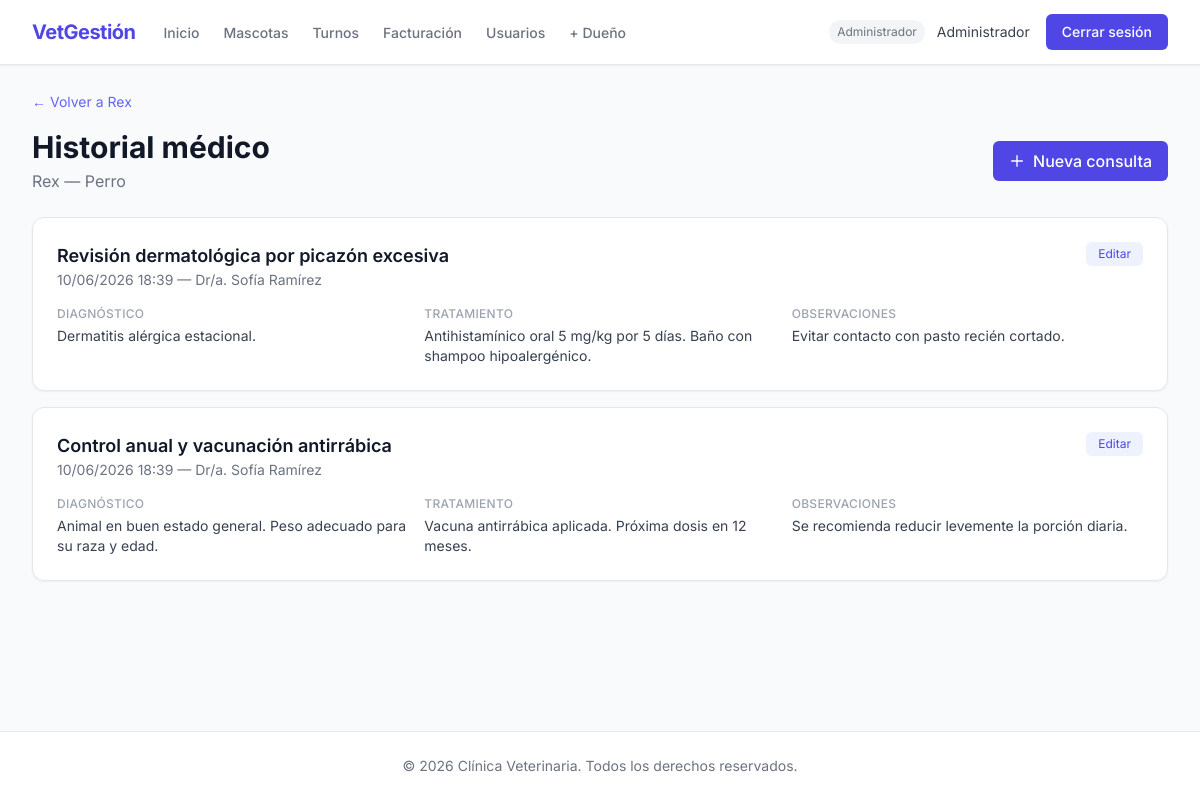
The app's page /historial/mascota/1/ (signed in) with its own data.
### apps/usuarios/models.py (models this page shows, shortened)
class Usuario(AbstractUser):
    ROL_ADMIN = 'admin'
    ROL_VETERINARIO = 'veterinario'
    ROL_RECEPCIONISTA = 'recepcionista'
    ROL_DUENO = 'dueno'
    ROLES = [
        (ROL_ADMIN, 'Administrador'),
        (ROL_VETERINARIO, 'Veterinario'),
        (ROL_RECEPCIONISTA, 'Recepcionista'),
        (ROL_DUENO, 'Dueño'),
    ]
    rol = models.CharField(max_length=20, choices=ROLES, default=ROL_DUENO, verbose_name='Rol')
    telefono = models.CharField(max_length=20, blank=True, verbose_name='Teléfono')
    class Meta:
        verbose_name = 'usuario'
        verbose_name_plural = 'usuarios'
    def es_admin(self) -> bool:
        return self.rol == self.ROL_ADMIN
    def es_veterinario(self) -> bool:
        return self.rol == self.ROL_VETERINARIO
    def es_dueno(self) -> bool:
        return self.rol == self.ROL_DUENO
    def puede_crear_dueno(self) -> bool:
        return self.rol in [self.ROL_ADMIN, self.ROL_VETERINARIO, self.ROL_RECEPCIONISTA]

### apps/mascotas/models.py (models this page shows, shortened)
class Mascota(models.Model):
    ESPECIE_PERRO = 'perro'
    ESPECIE_GATO = 'gato'
    ESPECIE_AVE = 'ave'
    ESPECIE_OTRO = 'otro'
    ESPECIES = [
        (ESPECIE_PERRO, 'Perro'),
        (ESPECIE_GATO, 'Gato'),
        (ESPECIE_AVE, 'Ave'),
        (ESPECIE_OTRO, 'Otro'),
    ]
    nombre = models.CharField(max_length=100, verbose_name='Nombre')
    especie = models.CharField(max_length=20, choices=ESPECIES, verbose_name='Especie')
    raza = models.CharField(max_length=100, blank=True, verbose_name='Raza')
    fecha_nacimiento = models.DateField(
        validators=[validar_fecha_no_futura],
        verbose_name='Fecha de nacimiento',
    )
    foto = models.ImageField(
        upload_to=ruta_foto_mascota,
        blank=True,
        null=True,
        verbose_name='Foto',
    )
    peso = models.DecimalField(max_digits=5, decimal_places=2, verbose_name='Peso (kg)')
    dueno = models.ForeignKey(
        Usuario,
        on_delete=models.CASCADE,
        related_name='mascotas',
        limit_choices_to={'rol': Usuario.ROL_DUENO},
        verbose_name='Dueño',
    )
    fecha_registro = models.DateTimeField(auto_now_add=True, verbose_name='Fecha de registro')
    class Meta:
        verbose_name = 'mascota'
        verbose_name_plural = 'mascotas'
        ordering = ['nombre']

### apps/historial/models.py (models this page shows, shortened)
class ConsultaMedica(models.Model):
    mascota = models.ForeignKey(
        Mascota,
        on_delete=models.CASCADE,
        related_name='consultas',
        verbose_name='Mascota',
    )
    veterinario = models.ForeignKey(
        Usuario,
        on_delete=models.SET_NULL,
        null=True,
        related_name='consultas_realizadas',
        limit_choices_to={'rol': Usuario.ROL_VETERINARIO},
        verbose_name='Veterinario',
    )
    fecha = models.DateTimeField(auto_now_add=True, verbose_name='Fecha')
    motivo = models.CharField(max_length=255, verbose_name='Motivo de consulta')
    diagnostico = models.TextField(verbose_name='Diagnóstico')
    tratamiento = models.TextField(verbose_name='Tratamiento')
    observaciones = models.TextField(blank=True, verbose_name='Observaciones')
    class Meta:
        verbose_name = 'consulta médica'
        verbose_name_plural = 'consultas médicas'
        ordering = ['-fecha']

### apps/historial/views.py (the view)
# urls.py: path('mascota/<int:mascota_pk>/', views.HistorialMascota.as_view(), name='historial_mascota'),
class HistorialMascota(LoginRequiredMixin, ListView):
    template_name = 'historial/lista.html'
    context_object_name = 'consultas'
    def get_mascota(self):
        mascota_pk = self.kwargs['mascota_pk']
        usuario = self.request.user
        if usuario.es_dueno():
            return get_object_or_404(Mascota, pk=mascota_pk, dueno=usuario)
        return get_object_or_404(Mascota, pk=mascota_pk)
    def get_queryset(self):
        return ConsultaMedica.objects.filter(
            mascota=self.get_mascota()
        ).select_related('veterinario')
    def get_context_data(self, **kwargs):
        ctx = super().get_context_data(**kwargs)
        ctx['mascota'] = self.get_mascota()
        ctx['consultas_editables'] = {
            c.pk for c in ctx['consultas'] if puede_editar_consulta(c)
        }
        return ctx

### apps/historial/services.py (called while the page is built)
def puede_editar_consulta(consulta: ConsultaMedica) -> bool:
    limite = consulta.fecha + timedelta(hours=LIMITE_EDICION_HORAS)
    return timezone.now() < limite

### templates/historial/lista.html (shortened to what this page needs)
{% extends 'base.html' %}
{% block content %}
<div class="mb-4">
    <a href="{% url 'detalle_mascota' mascota.pk %}" class="text-sm text-indigo-500 hover:underline">← Volver a {{ mascota.nombre }}</a>
</div>
<div class="flex justify-between items-center mb-6">
    <div>
        <h1 class="text-3xl font-bold text-gray-900">Historial médico</h1>
        <p class="text-gray-500 mt-1">{{ mascota.nombre }} — {{ mascota.get_especie_display }}</p>
    </div>
    {% if user.es_admin or user.es_veterinario %}
    <a href="{% url 'crear_consulta' mascota.pk %}" class="bg-indigo-600 text-white px-4 py-2 rounded-md font-medium hover:bg-indigo-700 transition flex items-center gap-2">
        <svg class="w-4 h-4" fill="none" stroke="currentColor" viewBox="0 0 24 24"><path stroke-linecap="round" stroke-linejoin="round" stroke-width="2" d="M12 4v16m8-8H4"/></svg>
        Nueva consulta
    </a>
    {% endif %}
</div>
<div class="space-y-4">
    {% for consulta in consultas %}
    <div class="bg-white rounded-xl border border-gray-200 shadow-sm p-6">
        <div class="flex justify-between items-start mb-4">
            <div>
                <h3 class="font-semibold text-gray-900 text-lg">{{ consulta.motivo }}</h3>
                <p class="text-sm text-gray-500">{{ consulta.fecha|date:"d/m/Y H:i" }} — Dr/a. {{ consulta.veterinario.get_full_name|default:consulta.veterinario.username }}</p>
            </div>
            {% if user.es_admin or user.es_veterinario %}
                {% if consulta.pk in consultas_editables %}
                <a href="{% url 'editar_consulta' consulta.pk %}" class="text-xs bg-indigo-50 text-indigo-600 px-3 py-1 rounded-md hover:bg-indigo-100">
                    Editar
                </a>
                {% else %}
                <span class="text-xs bg-gray-100 text-gray-400 px-3 py-1 rounded-md" title="Solo editable dentro de las 24 horas">
                    Solo lectura
                </span>
                {% endif %}
            {% endif %}
        </div>
        <div class="grid grid-cols-1 md:grid-cols-3 gap-4 text-sm">
            <div>
                <p class="text-xs font-medium text-gray-400 uppercase tracking-wide mb-1">Diagnóstico</p>
                <p class="text-gray-700">{{ consulta.diagnostico }}</p>
            </div>
            <div>
                <p class="text-xs font-medium text-gray-400 uppercase tracking-wide mb-1">Tratamiento</p>
                <p class="text-gray-700">{{ consulta.tratamiento }}</p>
            </div>
            {% if consulta.observaciones %}
            <div>
                <p class="text-xs font-medium text-gray-400 uppercase tracking-wide mb-1">Observaciones</p>
                <p class="text-gray-700">{{ consulta.observaciones }}</p>
            </div>
            {% endif %}
        </div>
    </div>
    {% endfor %}
</div>
{% endblock %}

### templates/includes/navbar.html (shortened to what this page needs)
<nav class="bg-white shadow-sm border-b border-gray-200">
    <div class="max-w-7xl mx-auto px-4 sm:px-6 lg:px-8">
        <div class="flex justify-between h-16">
            <div class="flex">
                <div class="flex-shrink-0 flex items-center">
                    <a href="{% url 'dashboard' %}" class="text-indigo-600 font-bold text-xl tracking-tight">VetGestión</a>
                </div>
                <div class="hidden sm:ml-6 sm:flex sm:space-x-4">
                    {% if user.is_authenticated %}
                        <a href="{% url 'dashboard' %}" class="text-gray-500 hover:text-gray-700 inline-flex items-center px-1 pt-1 border-b-2 border-transparent hover:border-gray-300 text-sm font-medium">
                            Inicio
                        </a>
                        {% if user.es_admin or user.es_veterinario %}
                            <a href="{% url 'lista_mascotas' %}" class="text-gray-500 hover:text-gray-700 inline-flex items-center px-1 pt-1 border-b-2 border-transparent hover:border-gray-300 text-sm font-medium">
                                Mascotas
                            </a>
                        {% endif %}
                        {% if user.es_admin or user.es_recepcionista %}
                            <a href="{% url 'lista_turnos' %}" class="text-gray-500 hover:text-gray-700 inline-flex items-center px-1 pt-1 border-b-2 border-transparent hover:border-gray-300 text-sm font-medium">
                                Turnos
                            </a>
                            <a href="{% url 'lista_facturas' %}" class="text-gray-500 hover:text-gray-700 inline-flex items-center px-1 pt-1 border-b-2 border-transparent hover:border-gray-300 text-sm font-medium">
                                Facturación
                            </a>
                        {% endif %}
                        {% if user.es_admin %}
                            <a href="{% url 'lista_usuarios' %}" class="text-gray-500 hover:text-gray-700 inline-flex items-center px-1 pt-1 border-b-2 border-transparent hover:border-gray-300 text-sm font-medium">
                                Usuarios
                            </a>
                        {% endif %}
                        {% if user.puede_crear_dueno %}
                            <a href="{% url 'crear_dueno' %}" class="text-gray-500 hover:text-gray-700 inline-flex items-center px-1 pt-1 border-b-2 border-transparent hover:border-gray-300 text-sm font-medium">
                                + Dueño
                            </a>
                        {% endif %}
                    {% endif %}
                </div>
            </div>
            <div class="hidden sm:ml-6 sm:flex sm:items-center">
                {% if user.is_authenticated %}
                    <span class="text-gray-500 text-xs mr-3 px-2 py-1 bg-gray-100 rounded-full">{{ user.get_rol_display }}</span>
                    <span class="text-gray-700 text-sm mr-4">{{ user.get_full_name|default:user.username }}</span>
                    <form action="{% url 'logout' %}" method="post">
                        <button type="submit" class="bg-indigo-600 text-white px-4 py-2 rounded-md text-sm font-medium hover:bg-indigo-700 transition">
                            Cerrar sesión
                        </button>
                    </form>
                {% else %}
                    <a href="{% url 'login' %}" class="bg-indigo-600 text-white px-4 py-2 rounded-md text-sm font-medium hover:bg-indigo-700 transition">
                        Iniciar sesión
                    </a>
                {% endif %}
            </div>
        </div>
    </div>
</nav>

### templates/base.html (style rules this page uses)
body { font-family: 'Inter', sans-serif; }

### records on screen
Usuario: rol "Administrador", get_full_name "Administrador"
Mascota: nombre "Rex", especie "Perro"
ConsultaMedica: motivo "Revisión dermatológica por picazón excesiva", fecha "10/06/2026 18:39", veterinario.get_full_name "Sofía Ramírez", shows "Editar", diagnostico "Dermatitis alérgica estacional.", tratamiento "Antihistamínico oral 5 mg/kg por 5 días. Baño con shampoo hipoalergénico.", observaciones "Evitar contacto con pasto recién cortado."
ConsultaMedica: motivo "Control anual y vacunación antirrábica", fecha "10/06/2026 18:39", veterinario.get_full_name "Sofía Ramírez", shows "Editar", diagnostico "Animal en buen estado general. Peso adecuado para su raza y edad.", tratamiento "Vacuna antirrábica aplicada. Próxima dosis en 12 meses.", observaciones "Se recomienda reducir levemente la porción diaria."
